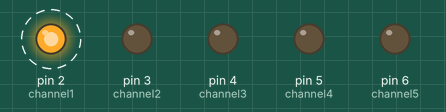
Simulated run of this sketch. Board: Arduino Uno, built with avr-gcc and run on an emulated ATmega328P. Shown: output pins drawn as LEDs (lit = HIGH). Dashed ring = blinking.

Above: at 0.2 s.
Timing chart, 0 to 3.0 s (numbered marks = the images above):
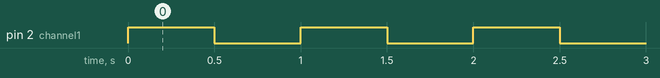

Measured:
- by itself, pin 2 (channel1): alternates HIGH for 0.50 s and LOW for 0.50 s

The sketch:

relaytest.ino
```cpp
int channel1 = 2;
int channel2 = 3;
int channel3 = 4;
int channel4 = 5;
int channel5 = 6;

void setup() {
  // put your setup code here, to run once:
  pinMode(channel1, OUTPUT);
  pinMode(channel2, OUTPUT);
  pinMode(channel3, OUTPUT);
  pinMode(channel4, OUTPUT);
  pinMode(channel5, OUTPUT);
}

void loop() {
  // put your main code here, to run repeatedly:
  digitalWrite(channel1, HIGH);
  delay(500);
  digitalWrite(channel1, LOW);
  delay(500);

}
```
